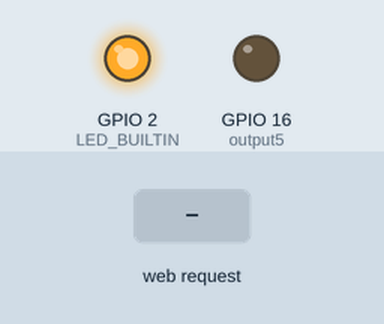
Simulated run of this sketch. Board: ESP8266 (NodeMCU). Shown: output pins drawn as LEDs (lit = HIGH, except the on-board LED, lit = LOW). The test bench sets the inputs (shaded band). What the sketch prints to the serial monitor is not drawn.

Above: at 5.2 s.
5.3 s: HTTP request GET /5/on received
At 6.2 s:
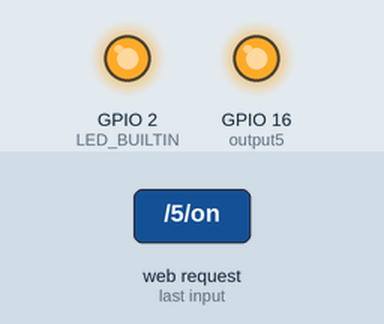
6.8 s: HTTP request GET /5/off received
At 7.3 s:
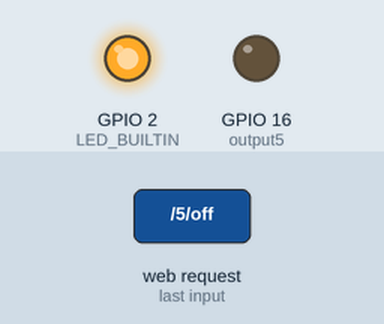
Timing chart, 0 to 9.8 s (numbered marks = the images above; inputs shaded):
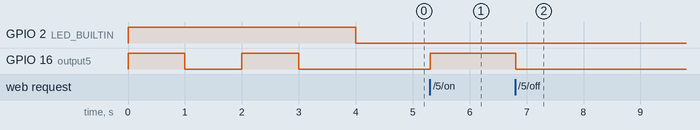

The sketch:

relayAlarm_webServer.ino
```cpp
// Libraries
#include <ESP8266WiFi.h>
#include <WiFiUdp.h>
// Replace with your network credentials
const char* ssid     = "ESP32-Access-Point";
const char* password = "123456789";

// Set web server port number to 80
WiFiServer server(80);

// Variable to store the HTTP request
String header;

// Auxiliar variables to store the current output state
String output5State = "off";
String alarmState = "off";

// Assign output variables to GPIO pins
const int output5 = 16;

// Current time
unsigned long currentTime = millis();
// Previous time
unsigned long previousTime = 0;
// Define timeout time in milliseconds (example: 2000ms = 2s)
const long timeoutTime = 2000;

unsigned int localPort = 2390;      // local port to listen for UDP packets
IPAddress timeServerIP; // time.nist.gov NTP server address
const char* ntpServerName = "time.nist.gov";
const int NTP_PACKET_SIZE = 48; // NTP time stamp is in the first 48 bytes of the message
byte packetBuffer[ NTP_PACKET_SIZE]; //buffer to hold incoming and outgoing packets
WiFiUDP udp;
int satime;
int relay = 16;
int alarmtime = 1700;

int short_delay = 1000;
int medium_delay = 2000;
int long_delay = 30000;

void setup() {
  Serial.begin(115200);
  // Initialize the output variables as outputs
  pinMode(LED_BUILTIN, OUTPUT);
  pinMode(output5, OUTPUT);
  // Set outputs to LOW
  digitalWrite(output5, LOW);
  digitalWrite(LED_BUILTIN, HIGH);
  // Connect to Wi-Fi network with SSID and password
  // Connect to Wi-Fi network with SSID and password
  Serial.print("Setting AP (Access Point)…");
  // Remove the password parameter, if you want the AP (Access Point) to be open
  WiFi.softAP(ssid, password);

  IPAddress IP = WiFi.softAPIP();
  Serial.print("AP IP address: ");
  Serial.println(IP);

  server.begin();

    digitalWrite(relay, HIGH);
  delay(short_delay);
  digitalWrite(relay, LOW);
  delay(short_delay);
    digitalWrite(relay, HIGH);
  delay(short_delay);
  digitalWrite(relay, LOW);
  delay(short_delay);

  Serial.println("Starting UDP");
  udp.begin(localPort);
  Serial.print("Local port: ");
  Serial.println(udp.localPort());
}

void loop(){
  digitalWrite(LED_BUILTIN, LOW);
  WiFiClient client = server.available();   // Listen for incoming clients

  if(alarmState=="on"){
    Serial.println("Alarm Activated");
  }

  if(alarmState=="off"){
   Serial.println("Alarm Deactivated");
  }

  if (client) {                             // If a new client connects,
    Serial.println("New Client.");          // print a message out in the serial port
    String currentLine = "";                // make a String to hold incoming data from the client
    currentTime = millis();
    previousTime = currentTime;
    while (client.connected()) { // loop while the client's connected
      currentTime = millis();
      if (client.available()) {             // if there's bytes to read from the client,
        char c = client.read();             // read a byte, then
        Serial.write(c);                    // print it out the serial monitor
        header += c;
        if (c == '\n') {                    // if the byte is a newline character
          // if the current line is blank, you got two newline characters in a row.
          // that's the end of the client HTTP request, so send a response:
          if (currentLine.length() == 0) {
            // HTTP headers always start with a response code (e.g. HTTP/1.1 200 OK)
            // and a content-type so the client knows what's coming, then a blank line:
            client.println("HTTP/1.1 200 OK");
            client.println("Content-type:text/html");
            client.println("Connection: close");
            client.println();

            // turns the GPIOs on and off
            if (header.indexOf("GET /5/on") >= 0) {
              Serial.println("GPIO 5 on");
              output5State = "on";
              digitalWrite(output5, HIGH);
            } else if (header.indexOf("GET /5/off") >= 0) {
              Serial.println("GPIO 5 off");
              output5State = "off";
              digitalWrite(output5, LOW);
            } else if (header.indexOf("GET /alarm/on") >= 0) {
              Serial.println("GPIO 4 on");
              alarmState = "on";
            } else if (header.indexOf("GET /alarm/off") >= 0) {
              Serial.println("GPIO 4 off");
              alarmState = "off";
            }

            // Display the HTML web page
            client.println("<!DOCTYPE html><html>");
            client.println("<head><meta name=\"viewport\" content=\"width=device-width, initial-scale=1\">");
            client.println("<link rel=\"icon\" href=\"data:,\">");
            // CSS to style the on/off buttons
            // Feel free to change the background-color and font-size attributes to fit your preferences
            client.println("<style>html { font-family: Helvetica; display: inline-block; margin: 0px auto; text-align: center;}");
            client.println(".button { background-color: #195B6A; border: none; color: white; padding: 16px 40px;");
            client.println("text-decoration: none; font-size: 30px; margin: 2px; cursor: pointer;}");
            client.println(".button2 {background-color: #77878A;}</style></head>");

            // Web Page Heading
            client.println("<body><h1>ESP8266 Web Server</h1>");

            // Display current state, and ON/OFF buttons for GPIO 5
            client.println("<p>GPIO 5 - State " + output5State + "</p>");
            // If the output5State is off, it displays the ON button
            if (output5State=="off") {
              client.println("<p><a href=\"/5/on\"><button class=\"button\">ON</button></a></p>");
            } else {
              client.println("<p><a href=\"/5/off\"><button class=\"button button2\">OFF</button></a></p>");
            }

            // Display current state, and ON/OFF buttons for GPIO 4
            client.println("<p>Alarm - State " + alarmState + "</p>");
            // If the alarmState is off, it displays the ON button
            if (alarmState=="off") {
              client.println("<p><a href=\"/alarm/on\"><button class=\"button\">ON</button></a></p>");
            } else {
              client.println("<p><a href=\"/alarm/off\"><button class=\"button button2\">OFF</button></a></p>");
            }

            client.println("</body></html>");

            // The HTTP response ends with another blank line
            client.println();
            // Break out of the while loop
            break;
          } else { // if you got a newline, then clear currentLine
            currentLine = "";
          }
        } else if (c != '\r') {  // if you got anything else but a carriage return character,
          currentLine += c;      // add it to the end of the currentLine
        }
      }
    }
    // Clear the header variable
    header = "";
    // Close the connection
    client.stop();
    Serial.println("Client disconnected.");
    Serial.println("");
  }
}
```

Measured:
- after the input at 5.3 s, GPIO 16 (output5): LOW → HIGH at once
- after the input at 6.8 s, GPIO 16 (output5): HIGH → LOW at once
